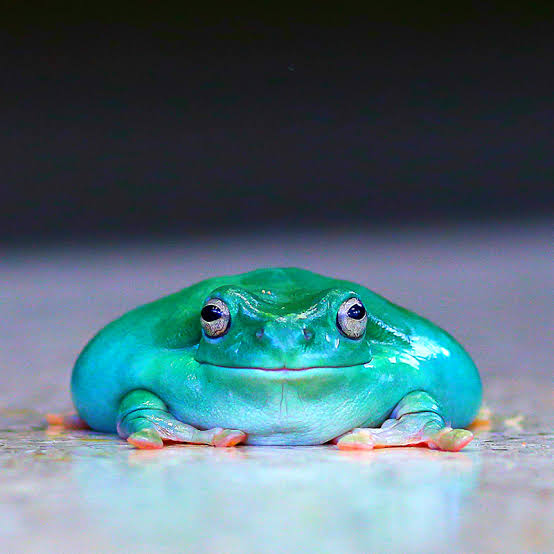
#> input picture images.png, 554 x 554 px
$ python kmeans.py
#> lines starting #> are read from the running program, lines starting #| are printed output that depends on the picture
import cv2
import numpy as np
import matplotlib.pyplot as plt
import math

def readImage(image_path):
    #open image, resize contents, change colours to RGB

#> called with image_path = 'images.png'
    img = cv2.imread(image_path)
#> img is the input picture: shape (554, 554, 3); mean B, G, R 120, 110.3, 82.5
    img = cv2.resize(img, (50, 50))
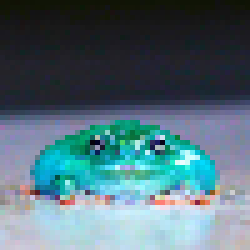
#> img: shape (50, 50, 3) (shown 5 times larger); mean B, G, R 120.3, 110.3, 82.8

    img = cv2.cvtColor(img, cv2.COLOR_BGR2RGB)

    img = img/255.0

    return img


def initMeans(img, colour_count):
    #img.reshape moves all the data into specified shape from 3d RGB data, in this case a 2d matrix
    #Original (3D):  [100 rows] x [100 columns] x [3 channels]
    #Reshaped (2D):  [10,000 pixels] x [3 channels]
#> called with colour_count = 25
    pointsMatrix = img.reshape((-1, img.shape[2]))
#> pointsMatrix = 2500 rows, first 8: [0.0706, 0.0745, 0.0196], [0.0627, 0.0784, 0.0235], [0.0627, 0.0706, 0.0196], [0.0667, 0.0667, 0.0196], [0.0667, 0.0745, 0.0235], [0.0627, 0.0784, 0.0235], [0.0588, 0.0745, 0.0196], [0.0627, 0.0784, 0.0235]
    m, n = pointsMatrix.shape[:2]
#> m = 2500; n = 3

    #np.zeroes creates colour_count row by n column array of zeroes
    means = np.zeros((colour_count, n))

    for i in range(colour_count):
        print("Initialising point:" + str(i))
        #create colour_count points in the array as centroids
        #m, size=10, replace=False. m chooses rows, size=10 selects 10 random rows, replace=false prevents the same index being selected twice
        randIndices = np.random.choice(m, size=10, replace=False)
        #Calculates the mean point of the generated 10 points, saves mean point at index i
        means[i] = np.mean(pointsMatrix[randIndices], axis=0)
#> after the loop, means = 25 rows, first 8: [0.4, 0.476, 0.502], [0.186, 0.42, 0.477], [0.469, 0.488, 0.536], [0.394, 0.407, 0.479], [0.208, 0.367, 0.381], [0.158, 0.305, 0.323], [0.305, 0.442, 0.493], [0.445, 0.596, 0.642]

    return pointsMatrix, means

def euclidDistance(x1, y1, x2, y2):
    #find distance between x1y1 and x2y2
    return math.dist((x1, y1), (x2, y2))

def kMeans(points, means, colour_count):
    iterations = 10

    #creates an array of size = (n. of rows in points)
    index = np.zeros(points.shape[0])

    while iterations > 0:
        print(iterations)
        for j in range(points.shape[0]):
            minDist = math.inf

            for k in range(colour_count):
                x1, y1 = points[j, 0], points[j, 1]
                x2, y2, = means[k, 0], means[k, 1]

                dist = euclidDistance(x1, y1, x2, y2)

                if dist <= minDist:
                    minDist = dist
                    index[j] = k

        for k in range(colour_count):
            clusterPoints = points[index == k]
            if len(clusterPoints) > 0:
                means[k] = np.mean(clusterPoints, axis=0)

        iterations -= 1

    return means, index

def compressImage(means, index, img, savePath):
    centroid = np.array(means)

    #multiply by 255 and then convert to uint8 otherwise opencv saved a black image because all values are floats < 1
    recovered = (centroid[index.astype(int), :] * 255).astype('uint8')

    recovered = recovered.reshape(img.shape)

    #flip from rgb to brg because opencv is bgr
    recovered_for_saving = cv2.cvtColor(recovered, cv2.COLOR_RGB2BGR)
    print("Saved to: " + savePath )
    cv2.imwrite(savePath + 'compressed.png', recovered_for_saving)

    return recovered

def plotImages(recovered, img):
    fig, (ax1, ax2) = plt.subplots(1, 2, figsize=(10, 5))

    # Display the first image
    ax1.imshow(img)
    ax1.set_title('original')
    ax1.axis('off')  # Hide grid ticks and pixel borders

    # Display the second image
    ax2.imshow(recovered)
    ax2.set_title('compressed')
    ax2.axis('off')  # Hide grid ticks and pixel borders

    # Adjust layout spacing and show
    plt.tight_layout()
    plt.show()


if __name__ == '__main__':
    img = readImage('images.png')

    colourCount= 25

    points, means = initMeans(img, colourCount)
#> points has the same summary as pointsMatrix in initMeans
    means, index = kMeans(points, means, colourCount)
#> after the loop in kMeans, `while iterations > 0:`: index = 2500 values, max 24 at index 1320, min 0 at index 1144, mean 11.13; iterations = 0; means = 25 rows, first 8: [0.424, 0.46, 0.587], [0.0223, 0.634, 0.594], [0.857, 0.535, 0.489], [0.4, 0.392, 0.528], [0.022, 0.477, 0.402], [0.0968, 0.107, 0.116], [0.286, 0.604, 0.651], [0.612, 0.608, 0.69]
    recovered = compressImage(means, index, img, "")
#> in compressImage, `centroid = np.array(means)`: centroid has the same summary as means in kMeans
#> in compressImage, `recovered = (centroid[index.astype(int), :] * 255).astype('uint8')`: recovered = 2500 rows, first 8: [24, 27, 29], [24, 27, 29], [24, 27, 29], [24, 27, 29], [24, 27, 29], [24, 27, 29], [24, 27, 29], [24, 27, 29]
#> in compressImage, `recovered = recovered.reshape(img.shape)`:
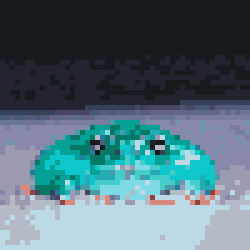
#> recovered: shape (50, 50, 3) (shown 5 times larger); mean R, G, B 82.2, 109.8, 119.8

    plotImages(recovered, img)
#> in plotImages, `plt.show()`:
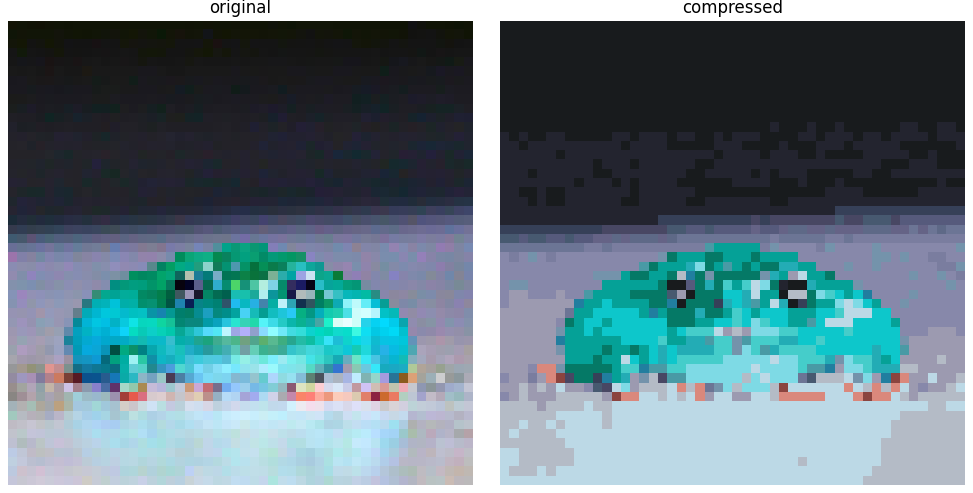
#> figure drawn by matplotlib, 2 panels
